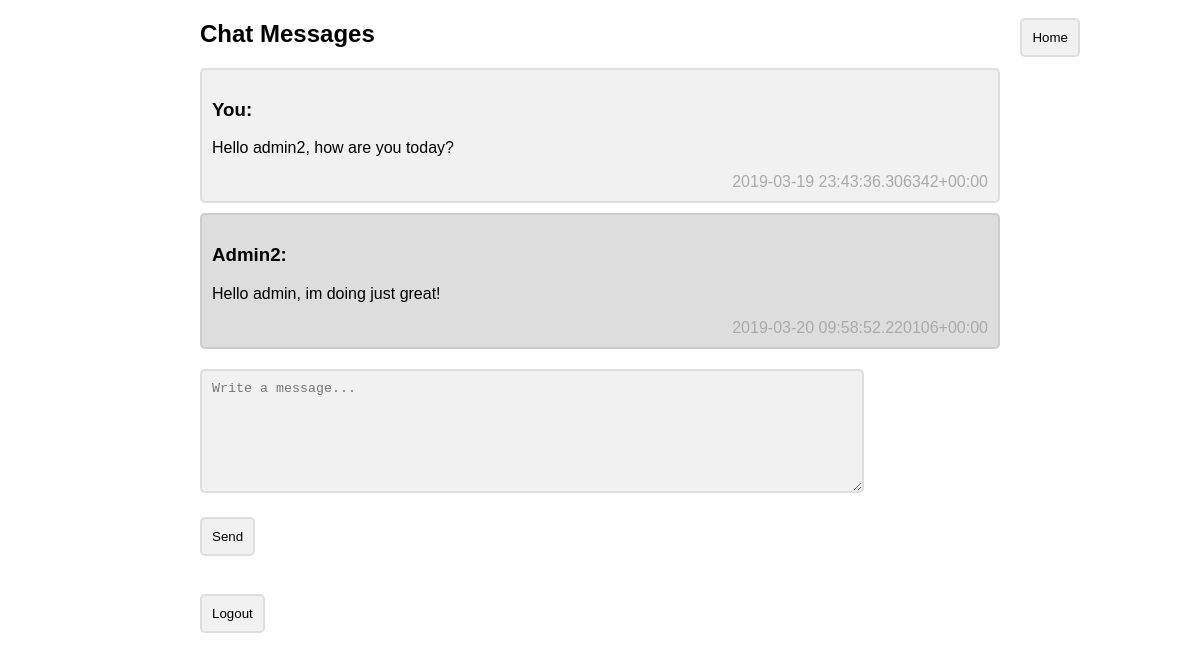
Before: /messaging/Admin2/ (signed in) with the older database file.
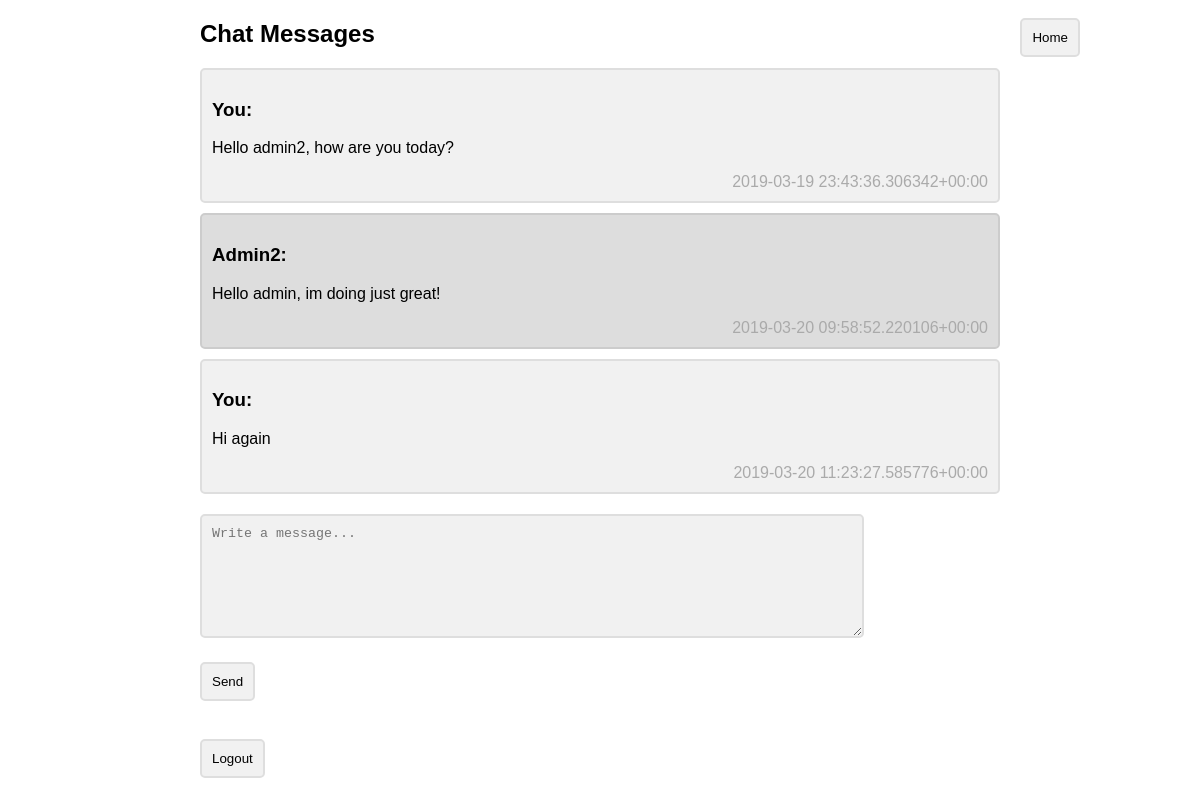
After: the same page with the newer database file.
### messaging/models.py (models this page shows)
class Message(models.Model):
    Sender = models.ForeignKey(User,to_field='username', on_delete=models.CASCADE, related_name='sender_set')
    Receiver = models.ForeignKey(User,to_field='username', on_delete=models.CASCADE, related_name='receiver_set')
    Message = models.CharField(max_length=1000, default="UNDEFINED")
    Date = models.CharField(max_length=250, default=timezone.now)

### messaging/views.py (the view)
# urls.py: path('<username>/', views.message_view, name='usermessaging'),  #Shows page depending on what user you want to message
def message_view(request, username):
    if request.user.username == username:
        return redirect('home')
    if request.method == "POST":
        form = MessageForm(request.POST or None)
        if form.is_valid():
            formmessage = form.cleaned_data['message']
            message = Message(Sender=request.user, Receiver = User.objects.get(username=username), Message = formmessage, Date=tiezone)
            message.save()
    messages = Message.objects.filter(Q(Sender=request.user.username, Receiver= username) | Q(Sender=username, Receiver = request.user.username)).order_by('Date')
    form = MessageForm()
    return render(request, 'messaging/message.html', {'me':request.user.username, 'chatfriend': username, 'messages': messages, 'form': form})

### messaging/forms.py
class MessageForm(forms.Form):
    message = forms.CharField(label='', max_length=1000,
    widget=forms.Textarea(attrs= {'id': 'message_form', 'maxlength': '1000', 'class': 'container' , 'placeholder' : 'Write a message...', 'style': 'width:80%; height: 100px'}))

### templates/messaging/message.html (shortened to what this page needs)
{% extends 'base.html' %}
{% block content %}
<head>
</head>
<body>
<div style="position: absolute;; right:10%; top:1%; ">
    <a href="{% url 'home' %}">
      <button class="container" >Home</button>
    </a>
</div>
<h2>Chat Messages</h2>
{% for message in messages %}
  {% if message.Sender.username == me %}
    <div class="container">
      <h3> You: </h3>
      <p>{{ message.Message }} </p>
      <span class="right">{{ message.Date }}</span>
    </div>
  {% else %}
    <div class="container darker">
        <h3>{{ chatfriend }}: </h3>
        <p>{{ message.Message }}</p>
        <span class="right">{{ message.Date }}</span>
      </div>
  {% endif %}
{% endfor %}
<form action="" method="POST">
    {{ form }}
    <br>
    <input class="container" type="submit" value="Send">
</form>
</body>
{% endblock %}

Changed rows visible on the page:
added Message: Message "Hi again", Date "2019-03-20 11:23:27.585776+00:00"
